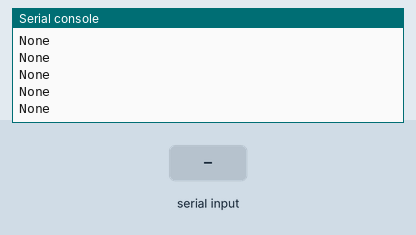
Simulated run of this program. Board: ESP32 board running MicroPython. Shown: the last lines printed to the serial console. The inputs (shaded band) are chosen by the test bench.

Above: at 1.2 s.
1.3 s: "1" received over the second serial link
At 1.31 s:
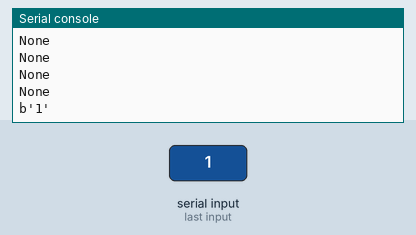
2.8 s: "0" received over the second serial link
At 2.81 s:
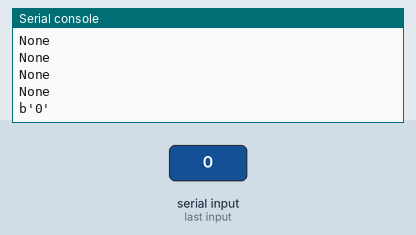
4.3 s: "2" received over the second serial link
At 4.31 s:
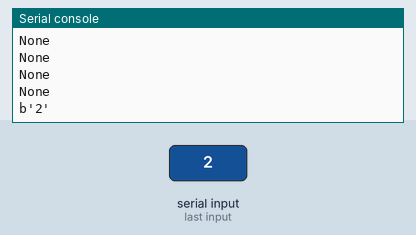

The program:

221022-uart.py
```python
''' 使用UART实现两个单片机之间使用杜邦线进行通信
    接线方法：单片机分别为A、B；A与B的GND相接；A的tx脚接B的rx脚，A的rx脚接B的tx脚；
    注意两个单片机的baudrate应设置成相同
'''

from machine import UART
import time
uart1 = UART(1, baudrate=1220, tx=32, rx=33)
while True:
    uart1.write('123456789')
    print(uart1.read(9))
    time.sleep(0.1)
```

Measured:
- after the input at 1.3 s, the serial console: prints a new line at once (image 1)
- after the input at 2.8 s, the serial console: prints a new line at once (image 2)
- after the input at 4.3 s, the serial console: prints a new line at once (image 3)
